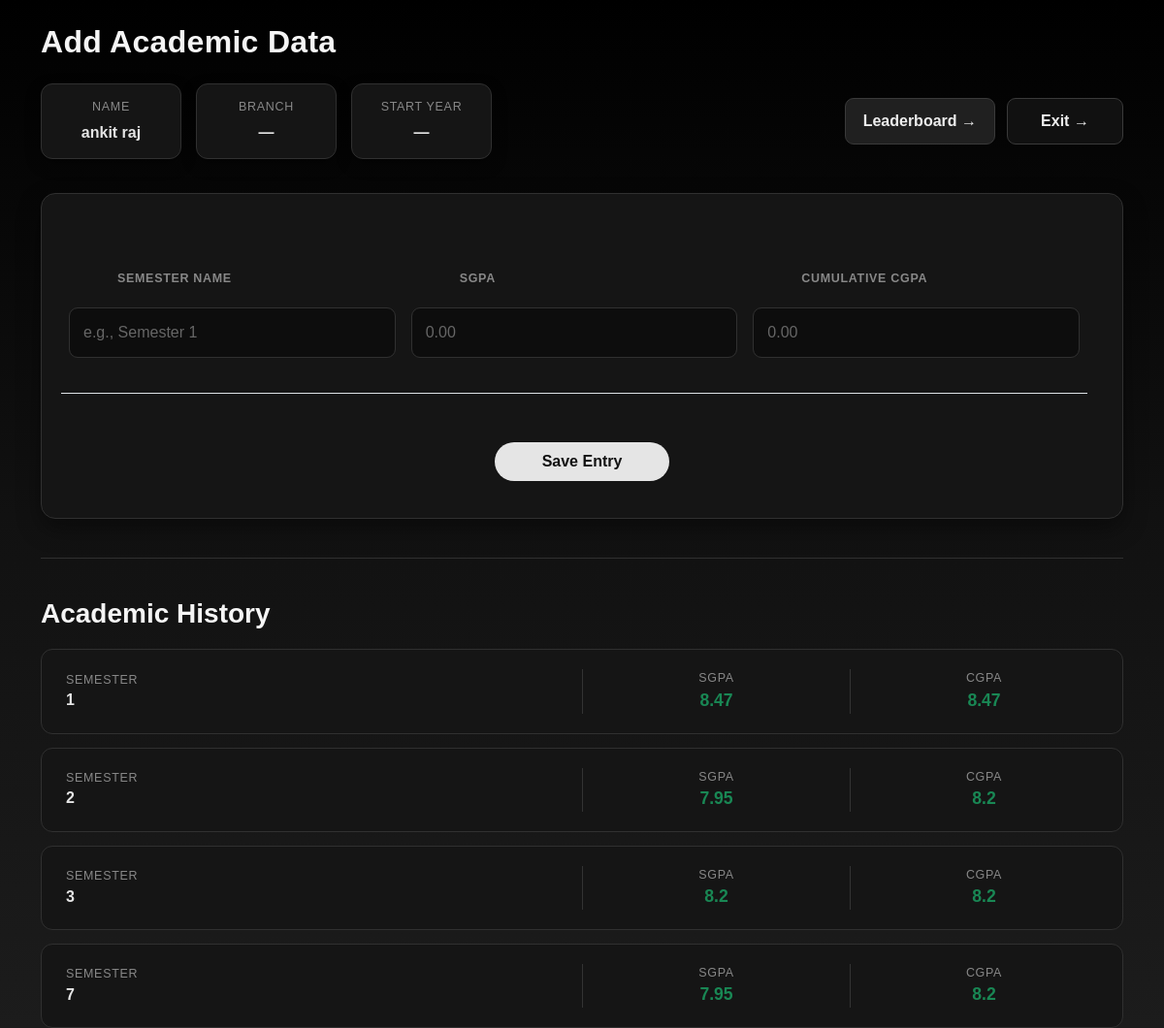
The page /cgpa (signed in) on the database as committed earlier.
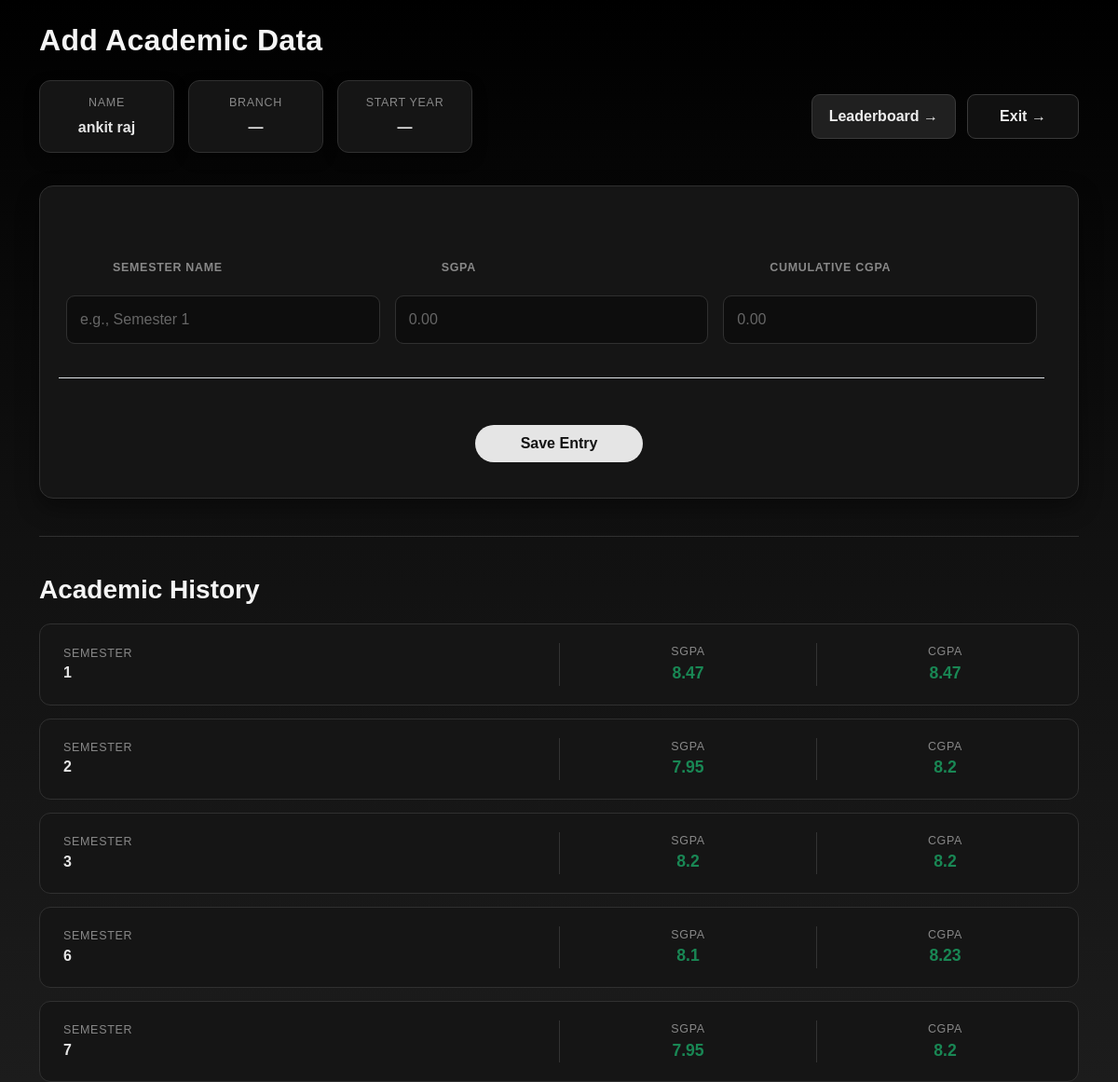
The same page on the database as committed later.
### tables this page shows
CREATE TABLE users (
    id INTEGER PRIMARY KEY AUTOINCREMENT,
    reg TEXT UNIQUE NOT NULL,
    name TEXT NOT NULL,
    password TEXT NOT NULL
, year TEXT, program TEXT, branch TEXT, roll TEXT);

CREATE TABLE results (
    id INTEGER PRIMARY KEY AUTOINCREMENT,
    reg TEXT NOT NULL,
    semester TEXT NOT NULL,
    sgpa REAL NOT NULL,
    cgpa REAL NOT NULL
);

### app.py (the view, shortened to what this page needs)
@app.route("/cgpa", methods=["GET", "POST"])
def cgpa():
    if "user" not in session:
        return redirect("/")
    data = db.execute(
        """
        SELECT semester, sgpa, cgpa
        FROM results
        WHERE reg = ?
        ORDER BY semester
        """,
        session["user"]
    )
    user = db.execute(
        """
        SELECT name, branch, year
        FROM users
        WHERE reg = ?
        """,
        session["user"]
    )[0]
    return render_template(
        "cgpa.html",
        data=data,
        user=user
    )

### templates/cgpa.html (shortened to what this page needs)
{% extends "layout.html" %}
{% block body %}
<h2 class="mb-4">
  Add Academic Data
</h2>
<div class="top-panel">
  <div class="user-info">
    <div class="info-box">
      <div class="muted">
        Name
      </div>
      <div class="text-accent">
        {{ user.name }}
      </div>
    </div>
    <div class="info-box">
      <div class="muted">
        Branch
      </div>
      <div class="text-accent">
        {{ user.branch if user.branch else "—" }}
      </div>
    </div>
    <div class="info-box">
      <div class="muted">
        Start Year
      </div>
      <div class="text-accent">
        {{ user.year if user.year else "—" }}
      </div>
    </div>
  </div>
  <div class="top-buttons">
    <a
      href="/leaderboard"
      class="top-btn"
    >
      Leaderboard →
    </a>
    <a
      href="/logout"
      class="top-btn exit-btn"
    >
      Exit →
    </a>
  </div>
</div>
<form method="POST" class="cgpa-form">
  <div class="row g-3 w-100 border-bottom pb-3 mb-3">
    <div class="col-md-4">
      <label class="muted d-block">
        Semester Name
      </label>
      <input
        class="form-control"
        type="text"
        name="semester"
        placeholder="e.g., Semester 1"
        required
      >
    </div>
    <div class="col-md-4">
      <label class="muted d-block">
        SGPA
      </label>
      <input
        class="form-control"
        type="number"
        step="0.01"
        name="sgpa"
        placeholder="0.00"
        required
      >
    </div>
    <div class="col-md-4">
      <label class="muted d-block">
        Cumulative CGPA
      </label>
      <input
        class="form-control"
        type="number"
        step="0.01"
        name="cgpa"
        placeholder="0.00"
        required
      >
    </div>
  </div>
  <div class="save-section ">
    <button
      type="submit"
      class="save-btn"
    >
      Save Entry
    </button>
  </div>
</form>
<hr>
<h3 class="mt-4 mb-3">
  Academic History
</h3>
<div class="records">
{% for row in data %}
  <div class="record-card">
    <div class="record-row">
      <div>
        <div class="muted">
          Semester
        </div>
        <div class="text-accent">
          {{ row.semester }}
        </div>
      </div>
      <div>
        <div class="muted">
          SGPA
        </div>
        <div class="text-success">
          {{ row.sgpa }}
        </div>
      </div>
      <div>
        <div class="muted">
          CGPA
        </div>
        <div class="text-success">
          {{ row.cgpa }}
        </div>
      </div>
    </div>
  </div>
{% else %}
  <div class="record-card empty-record">
    <span class="muted">
      No records found. Data you add will appear here.
    </span>
  </div>
{% endfor %}
</div>
{% endblock %}

### templates/layout.html (shortened to what this page needs)
<!DOCTYPE html>
<html lang="en">
<head>
  <link
    href="https://cdn.jsdelivr.net/npm/bootstrap@5.3.2/dist/css/bootstrap.min.css"
    rel="stylesheet"
  >
  <link
    rel="stylesheet"
    href="{{ url_for('static', filename='style.css') }}"
  >
</head>
<body class="bg-dark text-light">
<div class="container mt-4">
  {% block body %}
  {% endblock %}
</div>
</body>
</html>

### static/style.css (style rules this page uses)
body { margin: 0; padding: 0; font-family: 'Jost', sans-serif; background: linear-gradient(to bottom, #000000, #1a1a1a, #333333); color:white; }
label { color: #fff; font-size: 2.3em; justify-content: center; display: flex; margin: 50px; font-weight: bold; cursor: pointer; transition: .5s ease-in-out; }
input { width: 60%; height: 10px; background: #e0dede; justify-content: center; display: flex; margin: 20px auto; padding: 12px; border: none; outline: none; border-radius: 5px; }
button { width: 60%; height: 40px; margin: 10px auto; justify-content: center; display: block; color: #fff; background: #573b8a; font-size: 1em; font-weight: bold; margin-top: 30px; outline: none; border: none; border-radius: 5px; transition: .2s ease-in; cursor: pointer; }

### templates/cgpa.html (style rules this page uses)
:root { --bg-page: #000000; --bg-card: #151515; --bg-card-hover: #1e1e1e; --text-main: #f5f5f5; --text-muted: #888888; --primary: #d6d6d6; --primary-hover: #ffffff; --success: #eeeeee; --border: #303030; --border-light: #3a3a3a; --input-bg: #0d0d0d; }
body { background: linear-gradient( to bottom, #000000, #111111, #1c1c1c ); color: var(--text-main); min-height: 100vh; }
h2, h3 { color: var(--text-main); font-weight: 700; }
h2 { letter-spacing: 0.3px; }
.top-panel { display: flex; justify-content: space-between; align-items: center; gap: 25px; margin-bottom: 35px; }
.user-info { display: flex; gap: 15px; flex-wrap: wrap; }
.info-box { min-width: 145px; background: #151515; border: 1px solid var(--border); border-radius: 12px; padding: 14px 22px; text-align: center; box-shadow: 0 6px 15px rgba(0, 0, 0, 0.35); transition: all 0.2s ease; }
.info-box .muted { margin-bottom: 5px; }
.text-accent { color: #e5e5e5; font-weight: 600; }
.text-success { color: #f1f1f1; font-weight: 700; font-size: 1.1rem; }
.muted { color: var(--text-muted); font-size: 0.78rem; text-transform: uppercase; letter-spacing: 0.7px; }
.top-buttons { display: flex; gap: 12px; align-items: center; }
.top-btn { display: inline-flex; align-items: center; justify-content: center; min-width: 120px; padding: 11px 18px; background: #202020; border: 1px solid #3a3a3a; border-radius: 9px; color: #eeeeee; text-decoration: none; font-weight: 600; transition: all 0.2s ease; }
.exit-btn { background: #111111; }
.cgpa-form { background: #151515; padding: 28px; border-radius: 15px; border: 1px solid var(--border); box-shadow: 0 10px 25px rgba(0, 0, 0, 0.4); }
.cgpa-form label { margin-bottom: 8px; }
.form-control { background-color: var(--input-bg); border: 1px solid var(--border); color: var(--text-main) !important; border-radius: 9px; padding: 13px 14px; height: 52px; transition: all 0.2s ease; }
.form-control::placeholder { color: #666666; }
.save-section { display: flex; justify-content: center; margin-top: 20px; }
.save-btn { max-width: 180px; padding: 5px 15px; background: #e5e5e5; border: none; border-radius: 100px; color: #111111; font-weight: 700; transition: all 0.2s ease; }
hr { border-top: 1px solid #303030; margin: 40px 0; opacity: 1; }
.records { display: grid; gap: 14px; margin-top: 20px; }
.record-card { background: #151515; padding: 20px 25px; border-radius: 12px; border: 1px solid var(--border); transition: all 0.2s ease; }
.record-row { display: grid; grid-template-columns: 2fr 1fr 1fr; align-items: center; gap: 20px; }
.record-row > div:not(:first-child) { text-align: center; padding-left: 20px; border-left: 1px solid #333333; }

Rows that differ between the two databases and show on the page:
added results: semester "6", sgpa "8.1", cgpa "8.23"
